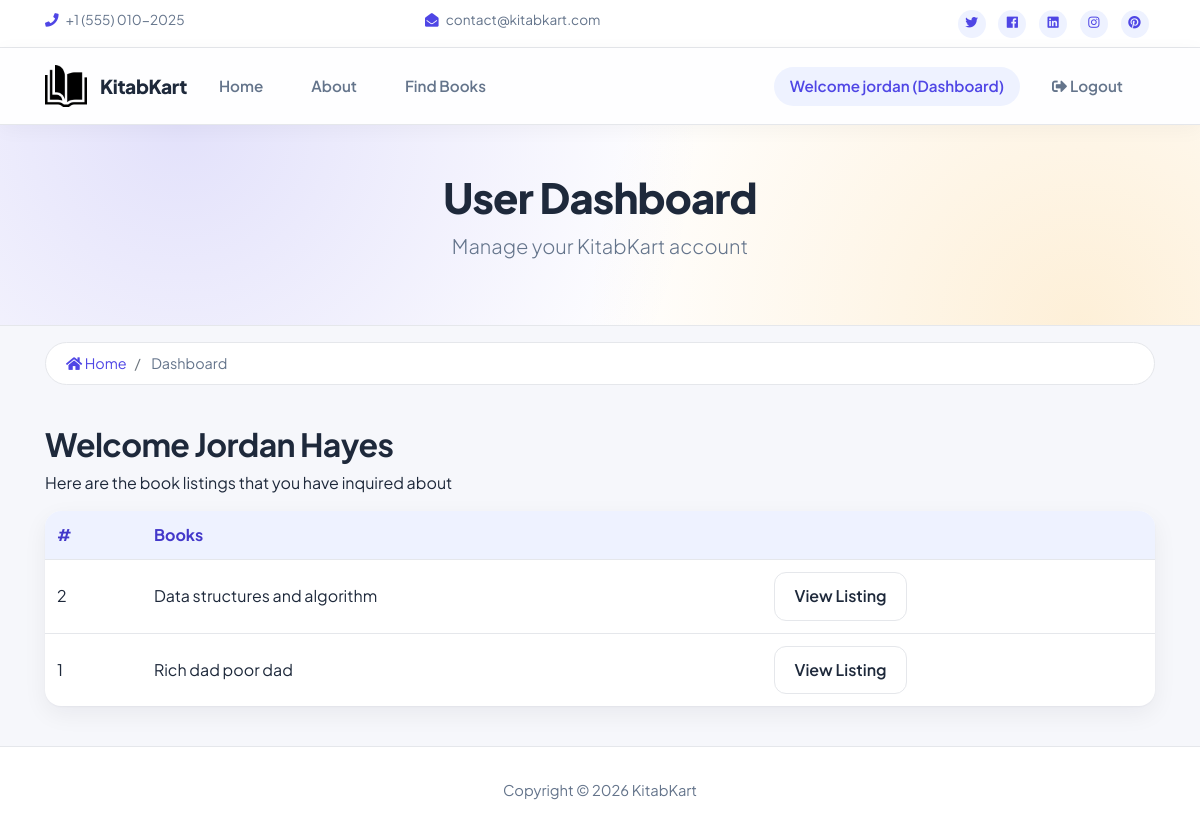
/accounts/dashboard/ (signed in), run on the app's committed database.
### contacts/models.py (models this page shows, shortened)
class Contact(models.Model):
    book = models.CharField(max_length=200)
    book_id = models.IntegerField()
    name = models.CharField(max_length=200)
    email = models.CharField(max_length=100)
    message = models.TextField(blank=True)
    contact_date = models.DateTimeField(default=timezone.now, blank=True)
    user_id = models.IntegerField(blank=True)
    seller_id = models.IntegerField(blank=True)

### accounts/views.py (the view)
# urls.py: path('dashboard/', views.dashboard, name='dashboard'),
@login_required
def dashboard(request):
    user_contacts = Contact.objects.order_by('-contact_date').filter(user_id=request.user.id)
    seller_messages = Contact.objects.order_by('-contact_date').filter(seller_id=request.user.id)
    context = {
        'contacts': user_contacts,
        'seller_messages': seller_messages,
    }
    return render(request, 'accounts/dashboard.html', context)

### templates/accounts/dashboard.html (shortened to what this page needs)
{% extends 'base.html' %}
{% load static %}
{% block content %}
<section id="showcase-inner" class="py-5 text-white">
    <div class="container">
        <div class="row text-center">
            <div class="col-md-12">
                <h1 class="display-4">User Dashboard</h1>
                <p class="lead">Manage your KitabKart account</p>
            </div>
        </div>
    </div>
</section>
<section id="bc" class="mt-3">
    <div class="container">
        <nav aria-label="breadcrumb">
            <ol class="breadcrumb">
                <li class="breadcrumb-item">
                    <a href="{% url 'home' %}">
                        <i class="fas fa-home"></i> Home</a>
                </li>
                <li class="breadcrumb-item active"> Dashboard</li>
            </ol>
        </nav>
    </div>
</section>
<section id="dashboard" class="py-4">
    <div class="container">
        <div class="row">
            <div class="col-md-12">
                <h2>Welcome
                    {% if user.first_name or user.last_name %}
                        {{ user.first_name }} {{ user.last_name }}
                    {% else %}
                        {{ user.username }}
                    {% endif %}
                </h2>
                {% if contacts %}
                    <p>Here are the book listings that you have inquired about</p>
                    <table class="table">
                        <thead>
                            <tr>
                                <th scope="col">#</th>
                                <th scope="col">Books</th>
                                <th></th>
                            </tr>
                        </thead>
                        <tbody>
                            {% for contact in contacts %}
                                <tr>
                                    <td>{{ contact.id }}</td>
                                    <td>{{ contact.book }}</td>
                                    <td>
                                        <a class="btn btn-light" href="{% url 'book' contact.book_id %}">View Listing</a>
                                    </td>
                                </tr>
                            {% endfor %}
                        </tbody>
                    </table>
                {% else %}
                <p>You have not made any inquiries.</p>
                {% endif %}
            </div>
        </div>
    </div>
</section>
{% endblock %}

### templates/partials/_navbar.html (shortened to what this page needs)
{% load static %}
    <nav class="navbar navbar-expand-lg navbar-dark bg-primary sticky-top">
        <div class="container">
            <a class="navbar-brand" href="{% url 'home' %}">
                <img src="{% static 'img/logo.png' %}" class="logo" alt="">
            </a>
            <div class="collapse navbar-collapse" id="navbarNavAltMarkup">
                <ul class="navbar-nav">
                    <li
                        {% if '/' == request.path %}
                            class="nav-item active mr-3"
                        {% else %}
                            class="nav-item mr-3"
                        {% endif %}
                    >
                        <a class="nav-link" href="{% url 'home' %}">Home</a>
                    </li>
                    <li
                        {% if 'about' in request.path %}
                            class="nav-item active mr-3"
                        {% else %}
                            class="nav-item mr-3"
                        {% endif %}
                    >
                        <a class="nav-link" href="{% url 'about' %}">About</a>
                    </li>
                    <li
                        {% if 'books' in request.path %}
                            class="nav-item active mr-3"
                        {% else %}
                            class="nav-item mr-3"
                        {% endif %}
                    >
                        <a class="nav-link" href="{% url 'books' %}">Find Books</a>
                    </li>
                </ul>
                <ul class="navbar-nav ml-auto">
                    {% if user.is_authenticated %}
                        <li
                            {% if 'dashboard' in request.path %}
                                class="nav-item active mr-3"
                            {% else %}
                                class="nav-item mr-3"
                            {% endif %}
                        >
                            <a class="nav-link" href="{% url 'dashboard' %}">
                                Welcome {{ user.username }} (Dashboard)
                            </a>
                        </li>
                        <li class="nav-item mr-3">
                            <a href="javascript:{document.getElementById('logout').submit()}" class="nav-link">
                                <i class="fas fa-sign-out-alt"></i> Logout
                            </a>
                        </li>
                    {% endif %}
                </ul>
            </div>
        </div>
    </nav>

### static/css/all.css (style rules this page uses)
.fa, .fas, .far, .fal, .fab { -moz-osx-font-smoothing: grayscale; -webkit-font-smoothing: antialiased; display: inline-block; font-style: normal; font-variant: normal; text-rendering: auto; line-height: 1; }
.fa-home:before { content: "\f015"; }
.fa-sign-out-alt:before { content: "\f2f5"; }
.fa, .fas { font-family: 'Font Awesome 5 Free'; font-weight: 900; }

### static/css/style.css (style rules this page uses)
img { width: 100%; }
.logo { width: 50px; }
.navbar { opacity: 0.9; text-transform: uppercase; }
#showcase-inner { background: url(../img/building.jpg); position: relative; overflow: hidden; min-height: 200px; }
#showcase-inner::before { content: ''; position: absolute; top: 0; left: 0; min-height: 100%; width: 100%; background: rgba(32, 134, 107, 0.8); }

### static/css/theme.css (style rules this page uses)
:root { --bt-bg: #f6f7fb; --bt-surface: #ffffff; --bt-primary: #4f46e5; --bt-primary-dark: #4338ca; --bt-primary-soft: #eef2ff; --bt-accent: #f59e0b; --bt-accent-soft: #fff7e6; --bt-text: #1e293b; --bt-muted: #64748b; --bt-border: #e5e7eb; --bt-radius: 18px; --bt-shadow: 0 1px 2px rgba(15, 23, 42, 0.04), 0 8px 24px rgba(15, 23, 42, 0.06); --bt-shadow-lg: 0 2px 4px rgba(15, 23, 42, 0.04), 0 18px 40px rgba(79, 70, 229, 0.12); }
body { font-family: 'Plus Jakarta Sans', 'Segoe UI', system-ui, -apple-system, sans-serif; background: var(--bt-bg); color: var(--bt-text); -webkit-font-smoothing: antialiased; }
h1, h2, h3, h4, h5, h6, .display-4 { font-family: 'Plus Jakarta Sans', 'Segoe UI', sans-serif; font-weight: 700; letter-spacing: -0.02em; color: var(--bt-text); }
a { color: var(--bt-primary); }
.navbar.bg-primary { background: rgba(255, 255, 255, 0.85) !important; backdrop-filter: saturate(180%) blur(14px); -webkit-backdrop-filter: saturate(180%) blur(14px); border-bottom: 1px solid var(--bt-border); box-shadow: 0 4px 20px rgba(15, 23, 42, 0.04); opacity: 1; text-transform: none; padding-top: 0.75rem; padding-bottom: 0.75rem; }
.navbar .logo { width: 42px; }
.navbar-brand::after { content: 'KitabKart'; font-weight: 800; font-size: 1.2rem; letter-spacing: -0.02em; color: var(--bt-text); margin-left: 0.6rem; vertical-align: middle; }
.navbar-dark .navbar-nav .nav-link { color: var(--bt-muted); font-weight: 600; font-size: 0.95rem; padding: 0.5rem 1rem !important; border-radius: 999px; transition: 0.2s; }
.navbar-dark .navbar-nav .active > .nav-link, .navbar-dark .navbar-nav .nav-link.active { color: var(--bt-primary); background: var(--bt-primary-soft); }
.btn { border-radius: 12px; font-weight: 600; padding: 0.7rem 1.2rem; transition: 0.2s; }
.btn-light { background: var(--bt-surface); border: 1px solid var(--bt-border); color: var(--bt-text); }
#showcase-inner { background: radial-gradient(circle at 15% 0%, rgba(79, 70, 229, 0.16), transparent 50%), radial-gradient(circle at 90% 100%, rgba(245, 158, 11, 0.16), transparent 45%), #ffffff !important; border-bottom: 1px solid var(--bt-border); min-height: auto; }
#showcase-inner::before { display: none; }
#showcase-inner, #showcase-inner h1, #showcase-inner .lead { color: var(--bt-text) !important; }
#showcase-inner h1 { font-size: 2.6rem; font-weight: 800; }
#showcase-inner .lead { color: var(--bt-muted) !important; }
.breadcrumb { background: var(--bt-surface); border: 1px solid var(--bt-border); border-radius: 999px; padding: 0.6rem 1.25rem; font-size: 0.9rem; }
.breadcrumb-item.active { color: var(--bt-muted); }
.table { background: var(--bt-surface); border-radius: 16px; overflow: hidden; box-shadow: var(--bt-shadow); }
.table thead th { border: none; background: var(--bt-primary-soft); color: var(--bt-primary-dark); font-weight: 700; }
.table td { vertical-align: middle; border-color: var(--bt-border); }

### data on the page
Contact: id "2", book "Data structures and algorithm"
Contact: id "1", book "Rich dad poor dad"

### other printed values
{{ user.username }} "jordan"
{{ user.first_name }} "Jordan"
{{ user.last_name }} "Hayes"
